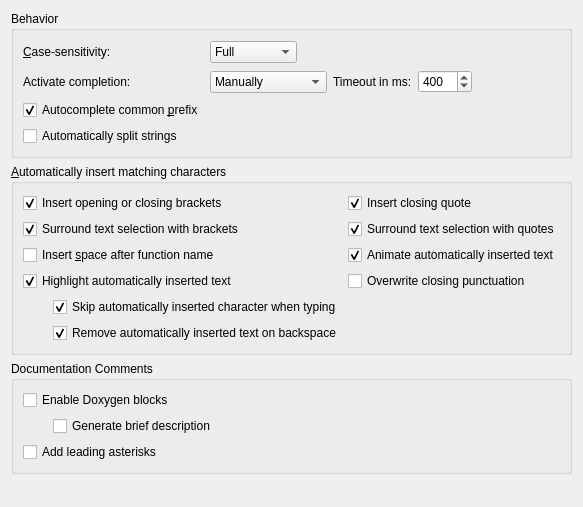
<?xml version="1.0" encoding="UTF-8"?>
<ui version="4.0">
 <class>TextEditor::Internal::CompletionSettingsPage</class>
 <widget class="QWidget" name="TextEditor::Internal::CompletionSettingsPage">
  <property name="geometry">
   <rect>
    <x>0</x>
    <y>0</y>
    <width>551</width>
    <height>507</height>
   </rect>
  </property>
  <layout class="QVBoxLayout" name="verticalLayout_2">
   <item>
    <widget class="QGroupBox" name="groupBox">
     <property name="title">
      <string>Behavior</string>
     </property>
     <layout class="QGridLayout" name="gridLayout">
      <item row="1" column="0">
       <widget class="QLabel" name="completionTriggerLabel">
        <property name="text">
         <string>Activate completion:</string>
        </property>
       </widget>
      </item>
      <item row="0" column="2" colspan="4">
       <spacer name="horizontalSpacer">
        <property name="orientation">
         <enum>Qt::Horizontal</enum>
        </property>
        <property name="sizeHint" stdset="0">
         <size>
          <width>70</width>
          <height>24</height>
         </size>
        </property>
       </spacer>
      </item>
      <item row="0" column="0">
       <widget class="QLabel" name="caseSensitivityLabel">
        <property name="text">
         <string>&amp;Case-sensitivity:</string>
        </property>
        <property name="buddy">
         <cstring>caseSensitivity</cstring>
        </property>
       </widget>
      </item>
      <item row="0" column="1">
       <widget class="QComboBox" name="caseSensitivity">
        <property name="sizePolicy">
         <sizepolicy hsizetype="Preferred" vsizetype="Fixed">
          <horstretch>0</horstretch>
          <verstretch>0</verstretch>
         </sizepolicy>
        </property>
        <item>
         <property name="text">
          <string>Full</string>
         </property>
        </item>
        <item>
         <property name="text">
          <string>None</string>
         </property>
        </item>
        <item>
         <property name="text">
          <string>First Letter</string>
         </property>
        </item>
       </widget>
      </item>
      <item row="1" column="1" colspan="2">
       <widget class="QComboBox" name="completionTrigger">
        <item>
         <property name="text">
          <string>Manually</string>
         </property>
        </item>
        <item>
         <property name="text">
          <string>When Triggered</string>
         </property>
        </item>
        <item>
         <property name="text">
          <string>Always</string>
         </property>
        </item>
       </widget>
      </item>
      <item row="1" column="3">
       <widget class="QLabel" name="automaticProposalTimeoutLabel">
        <property name="text">
         <string>Timeout in ms:</string>
        </property>
       </widget>
      </item>
      <item row="1" column="4">
       <widget class="QSpinBox" name="automaticProposalTimeoutSpinBox">
        <property name="maximum">
         <number>2000</number>
        </property>
        <property name="singleStep">
         <number>50</number>
        </property>
        <property name="value">
         <number>400</number>
        </property>
       </widget>
      </item>
      <item row="1" column="5">
       <spacer name="horizontalSpacer_3">
        <property name="orientation">
         <enum>Qt::Horizontal</enum>
        </property>
        <property name="sizeHint" stdset="0">
         <size>
          <width>40</width>
          <height>24</height>
         </size>
        </property>
       </spacer>
      </item>
      <item row="2" column="0">
       <widget class="QCheckBox" name="partiallyComplete">
        <property name="toolTip">
         <string>Inserts the common prefix of available completion items.</string>
        </property>
        <property name="text">
         <string>Autocomplete common &amp;prefix</string>
        </property>
        <property name="checked">
         <bool>true</bool>
        </property>
       </widget>
      </item>
      <item row="3" column="0">
       <widget class="QCheckBox" name="autoSplitStrings">
        <property name="toolTip">
         <string>Splits a string into two lines by adding an end quote at the cursor position when you press Enter and a start quote to the next line, before the rest of the string.

In addition, Shift+Enter inserts an escape character at the cursor position and moves the rest of the string to the next line.</string>
        </property>
        <property name="text">
         <string>Automatically split strings</string>
        </property>
       </widget>
      </item>
     </layout>
    </widget>
   </item>
   <item>
    <widget class="QGroupBox" name="autoInsertGroupBox">
     <property name="title">
      <string>&amp;Automatically insert matching characters</string>
     </property>
     <layout class="QGridLayout" name="gridLayout_2">
      <item row="0" column="0">
       <widget class="QCheckBox" name="insertBrackets">
        <property name="text">
         <string>Insert opening or closing brackets</string>
        </property>
        <property name="checked">
         <bool>true</bool>
        </property>
       </widget>
      </item>
      <item row="0" column="1">
       <widget class="QCheckBox" name="insertQuotes">
        <property name="text">
         <string>Insert closing quote</string>
        </property>
        <property name="checked">
         <bool>true</bool>
        </property>
       </widget>
      </item>
      <item row="1" column="0">
       <widget class="QCheckBox" name="surroundBrackets">
        <property name="toolTip">
         <string>When typing a matching bracket and there is a text selection, instead of removing the selection, surrounds it with the corresponding characters.</string>
        </property>
        <property name="text">
         <string>Surround text selection with brackets</string>
        </property>
        <property name="checked">
         <bool>true</bool>
        </property>
       </widget>
      </item>
      <item row="2" column="0">
       <widget class="QCheckBox" name="spaceAfterFunctionName">
        <property name="enabled">
         <bool>true</bool>
        </property>
        <property name="text">
         <string>Insert &amp;space after function name</string>
        </property>
       </widget>
      </item>
      <item row="1" column="1">
       <widget class="QCheckBox" name="surroundQuotes">
        <property name="toolTip">
         <string>When typing a matching quote and there is a text selection, instead of removing the selection, surrounds it with the corresponding characters.</string>
        </property>
        <property name="text">
         <string>Surround text selection with quotes</string>
        </property>
        <property name="checked">
         <bool>true</bool>
        </property>
       </widget>
      </item>
      <item row="2" column="1">
       <widget class="QCheckBox" name="animateAutoComplete">
        <property name="toolTip">
         <string>Show a visual hint when for example a brace or a quote is automatically inserted by the editor.</string>
        </property>
        <property name="text">
         <string>Animate automatically inserted text</string>
        </property>
        <property name="checked">
         <bool>true</bool>
        </property>
       </widget>
      </item>
      <item row="3" column="0">
       <widget class="QCheckBox" name="highlightAutoComplete">
        <property name="text">
         <string>Highlight automatically inserted text</string>
        </property>
        <property name="checked">
         <bool>true</bool>
        </property>
       </widget>
      </item>
      <item row="4" column="0">
       <layout class="QHBoxLayout" name="horizontalLayout_3">
        <item>
         <spacer name="horizontalSpacer_6">
          <property name="orientation">
           <enum>Qt::Horizontal</enum>
          </property>
          <property name="sizeType">
           <enum>QSizePolicy::Fixed</enum>
          </property>
          <property name="sizeHint" stdset="0">
           <size>
            <width>30</width>
            <height>20</height>
           </size>
          </property>
         </spacer>
        </item>
        <item>
         <widget class="QCheckBox" name="skipAutoComplete">
          <property name="toolTip">
           <string>Skip automatically inserted character if re-typed manually after completion.</string>
          </property>
          <property name="text">
           <string>Skip automatically inserted character when typing</string>
          </property>
          <property name="checked">
           <bool>true</bool>
          </property>
         </widget>
        </item>
       </layout>
      </item>
      <item row="5" column="0">
       <layout class="QHBoxLayout" name="horizontalLayout_5">
        <item>
         <spacer name="horizontalSpacer_7">
          <property name="orientation">
           <enum>Qt::Horizontal</enum>
          </property>
          <property name="sizeType">
           <enum>QSizePolicy::Fixed</enum>
          </property>
          <property name="sizeHint" stdset="0">
           <size>
            <width>30</width>
            <height>20</height>
           </size>
          </property>
         </spacer>
        </item>
        <item>
         <widget class="QCheckBox" name="removeAutoComplete">
          <property name="toolTip">
           <string>Remove the automatically inserted character if the trigger is deleted by backspace after the completion.</string>
          </property>
          <property name="text">
           <string>Remove automatically inserted text on backspace</string>
          </property>
          <property name="checked">
           <bool>true</bool>
          </property>
         </widget>
        </item>
       </layout>
      </item>
      <item row="3" column="1">
       <widget class="QCheckBox" name="overwriteClosingChars">
        <property name="toolTip">
         <string>Automatically overwrite closing parentheses and quotes.</string>
        </property>
        <property name="text">
         <string>Overwrite closing punctuation</string>
        </property>
       </widget>
      </item>
     </layout>
    </widget>
   </item>
   <item>
    <widget class="QGroupBox" name="docCommentsGroup">
     <property name="title">
      <string>Documentation Comments</string>
     </property>
     <layout class="QVBoxLayout" name="verticalLayout">
      <item>
       <widget class="QCheckBox" name="enableDoxygenCheckBox">
        <property name="toolTip">
         <string>Automatically creates a Doxygen comment upon pressing enter after a '/**', '/*!', '//!' or '///'.</string>
        </property>
        <property name="text">
         <string>Enable Doxygen blocks</string>
        </property>
       </widget>
      </item>
      <item>
       <layout class="QHBoxLayout" name="horizontalLayout_4">
        <item>
         <spacer name="horizontalSpacer_5">
          <property name="orientation">
           <enum>Qt::Horizontal</enum>
          </property>
          <property name="sizeType">
           <enum>QSizePolicy::Fixed</enum>
          </property>
          <property name="sizeHint" stdset="0">
           <size>
            <width>30</width>
            <height>20</height>
           </size>
          </property>
         </spacer>
        </item>
        <item>
         <widget class="QCheckBox" name="generateBriefCheckBox">
          <property name="toolTip">
           <string>Generates a &lt;i&gt;brief&lt;/i&gt; command with an initial description for the corresponding declaration.</string>
          </property>
          <property name="text">
           <string>Generate brief description</string>
          </property>
         </widget>
        </item>
       </layout>
      </item>
      <item>
       <widget class="QCheckBox" name="leadingAsterisksCheckBox">
        <property name="toolTip">
         <string>Adds leading asterisks when continuing C/C++ &quot;/*&quot;, Qt &quot;/*!&quot; and Java &quot;/**&quot; style comments on new lines.</string>
        </property>
        <property name="text">
         <string>Add leading asterisks</string>
        </property>
       </widget>
      </item>
     </layout>
    </widget>
   </item>
   <item>
    <spacer name="verticalSpacer_2">
     <property name="orientation">
      <enum>Qt::Vertical</enum>
     </property>
     <property name="sizeHint" stdset="0">
      <size>
       <width>20</width>
       <height>40</height>
      </size>
     </property>
    </spacer>
   </item>
  </layout>
 </widget>
 <tabstops>
  <tabstop>caseSensitivity</tabstop>
  <tabstop>completionTrigger</tabstop>
  <tabstop>automaticProposalTimeoutSpinBox</tabstop>
  <tabstop>partiallyComplete</tabstop>
  <tabstop>autoSplitStrings</tabstop>
  <tabstop>insertBrackets</tabstop>
  <tabstop>insertQuotes</tabstop>
  <tabstop>surroundBrackets</tabstop>
  <tabstop>surroundQuotes</tabstop>
  <tabstop>spaceAfterFunctionName</tabstop>
  <tabstop>animateAutoComplete</tabstop>
  <tabstop>highlightAutoComplete</tabstop>
  <tabstop>skipAutoComplete</tabstop>
  <tabstop>removeAutoComplete</tabstop>
  <tabstop>enableDoxygenCheckBox</tabstop>
  <tabstop>generateBriefCheckBox</tabstop>
  <tabstop>leadingAsterisksCheckBox</tabstop>
 </tabstops>
 <resources/>
 <connections>
  <connection>
   <sender>enableDoxygenCheckBox</sender>
   <signal>toggled(bool)</signal>
   <receiver>generateBriefCheckBox</receiver>
   <slot>setEnabled(bool)</slot>
   <hints>
    <hint type="sourcelabel">
     <x>216</x>
     <y>411</y>
    </hint>
    <hint type="destinationlabel">
     <x>378</x>
     <y>438</y>
    </hint>
   </hints>
  </connection>
  <connection>
   <sender>highlightAutoComplete</sender>
   <signal>toggled(bool)</signal>
   <receiver>skipAutoComplete</receiver>
   <slot>setEnabled(bool)</slot>
   <hints>
    <hint type="sourcelabel">
     <x>176</x>
     <y>277</y>
    </hint>
    <hint type="destinationlabel">
     <x>186</x>
     <y>306</y>
    </hint>
   </hints>
  </connection>
  <connection>
   <sender>highlightAutoComplete</sender>
   <signal>toggled(bool)</signal>
   <receiver>removeAutoComplete</receiver>
   <slot>setEnabled(bool)</slot>
   <hints>
    <hint type="sourcelabel">
     <x>223</x>
     <y>275</y>
    </hint>
    <hint type="destinationlabel">
     <x>226</x>
     <y>333</y>
    </hint>
   </hints>
  </connection>
 </connections>
</ui>
